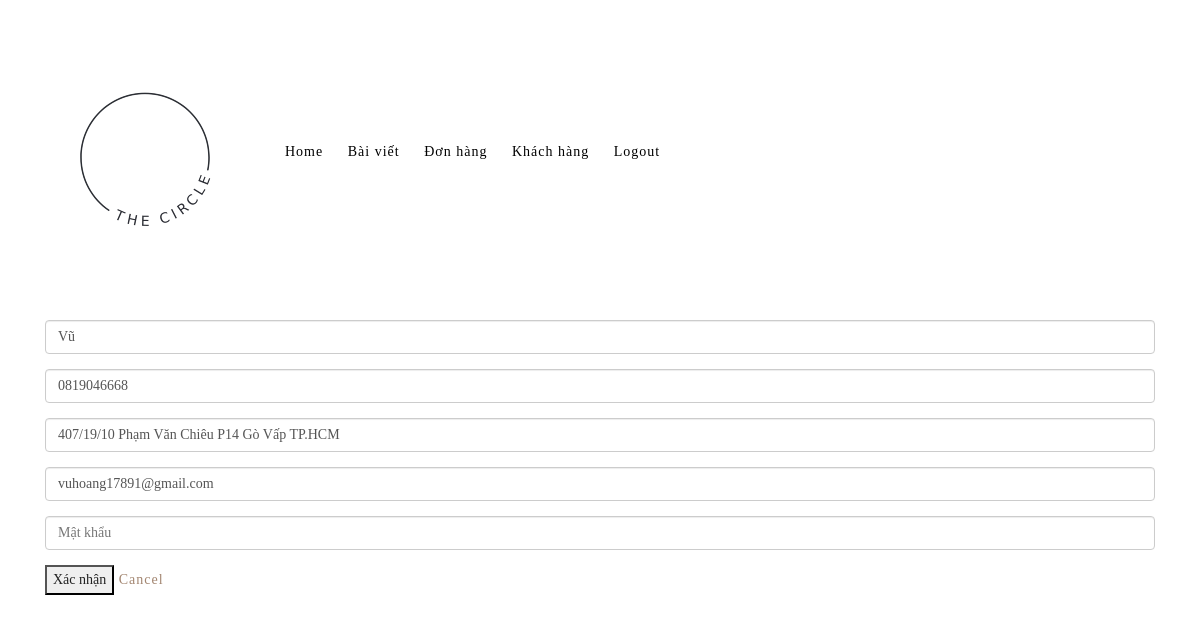
The app's page /admin/users/edit/2 (signed in) with its own data.
### app/main/models.py (models this page shows, shortened)
class Base(db.Model):
    __abstract__ = True
    id = db.Column(db.Integer, primary_key=True)
    date_created = db.Column(db.DateTime, default=db.func.current_timestamp())
    date_modified = db.Column(db.DateTime, default=db.func.current_timestamp(),
                              onupdate=db.func.current_timestamp())

class User(Base, UserMixin):
    __tablename__ = 'user'
    name = db.Column(db.String(50))
    email = db.Column(db.String(50), index=True, unique=True)
    phone_number = db.Column(db.String(50))
    address = db.Column(db.String(128))
    password_hash = db.Column(db.String(128))
    deals = db.relationship('Deal', backref='belong_to_user', lazy='dynamic')
    access = db.Column(db.Integer())
    def allowed(self, access_level):
        return self.access >= access_level

### app/admin/views.py (the view, shortened to what this page needs)
@admin.route('/admin/users/edit/<int:id>', methods=['GET', 'POST'])
@requires_access_level(ACCESS['admin'])
def edit_user(id):
    form = CreateUserForm()
    user = User.query.get(id)
    form.name.data = user.name
    form.phone_number.data = user.phone_number
    form.email.data = user.email
    form.address.data = user.address
    return render_template('admin/create_user.html', form=form)

### app/admin/forms.py
class CreateUserForm(Form):
    name = StringField('Name')
    email = StringField('Email', validators=[DataRequired()])
    password = PasswordField(('Password'))
    phone_number = StringField('Phone Number')
    address = StringField('Address')

### app/main/models.py (called while the page is built)
@login_manager.user_loader
def user_loader(user_id):
    return User.query.get(user_id)

def requires_access_level(access_level):
    def decorator(f):
        @wraps(f)
        def decorated_function(*args, **kwargs):
            user = current_user
            if not current_user.is_authenticated:
                return redirect(url_for('auth.user_login'))
            elif not user.allowed(access_level):
                return redirect(url_for('auth.user_profile', id= current_user.id, message="You do not have access to that page. Sorry!"))
            return f(*args, **kwargs)
        return decorated_function
    return decorator

### app/templates/admin/create_user.html (shortened to what this page needs)
{% extends 'admin_base.html'%}
{% block contents %}
<div class="container">
    <form method="POST">
        <div class="form-group">
            {{ form.name(class="form-control",placeholder="Tên" )}}
        </div>
        <div class="form-group">
            {{ form.phone_number(class="form-control",placeholder="Số điện thoại" )}}
        </div>
        <div class="form-group">
            {{ form.address(class="form-control", placeholder="Địa chỉ" )}}
        </div>
        <div class="form-group">
            {{ form.email(class="form-control", placeholder="Email" )}}
        </div>
        <div class="form-group">
            {{ form.password(class="form-control", placeholder="Mật khẩu" )}}
        </div>
        <button type="submit">Xác nhận</button>
        <a href="/admin">Cancel</a>
    </form>
</div>
{% endblock %}

### app/static/css/main_style.css (style rules this page uses)
body { letter-spacing:1px; }
a, a:hover, .oi_strange_portfolio_item_holder .oi_mask, .oi_strange_portfolio_item_holder:hover .oi_mask, .oi_header_menu ul, .oi_header_menu li:hover ul { webkit-transition: all 0.1s ease-in-out; -moz-transition: all 0.1s ease-in-out; -ms-transition: all 0.1s ease-in-out; -o-transition: all 0.1s ease-in-out; transition: all 0.1s ease-in-out; -webkit-backface-visibility: hidden; backface-visibility: hidden; }
a { color:#a38671 }
input, textarea { padding:10px; }

### app/static/css/options.css (style rules this page uses)
body { font-family: 'Playfair Display', serif; font-weight: 300; font-style: ; font-size: 14px; line-height: 24px; color: #222222; background-color: #ffffff; background-image: url(''); background-repeat: ; background-position: ; background-size: ; background-attachment: ; }
a { color:#a38671 }

### records on screen
User: name "Vũ", phone_number "0819046668", address "407/19/10 Phạm Văn Chiêu P14 Gò Vấp TP.HCM", email "vuhoang17891@gmail.com"
